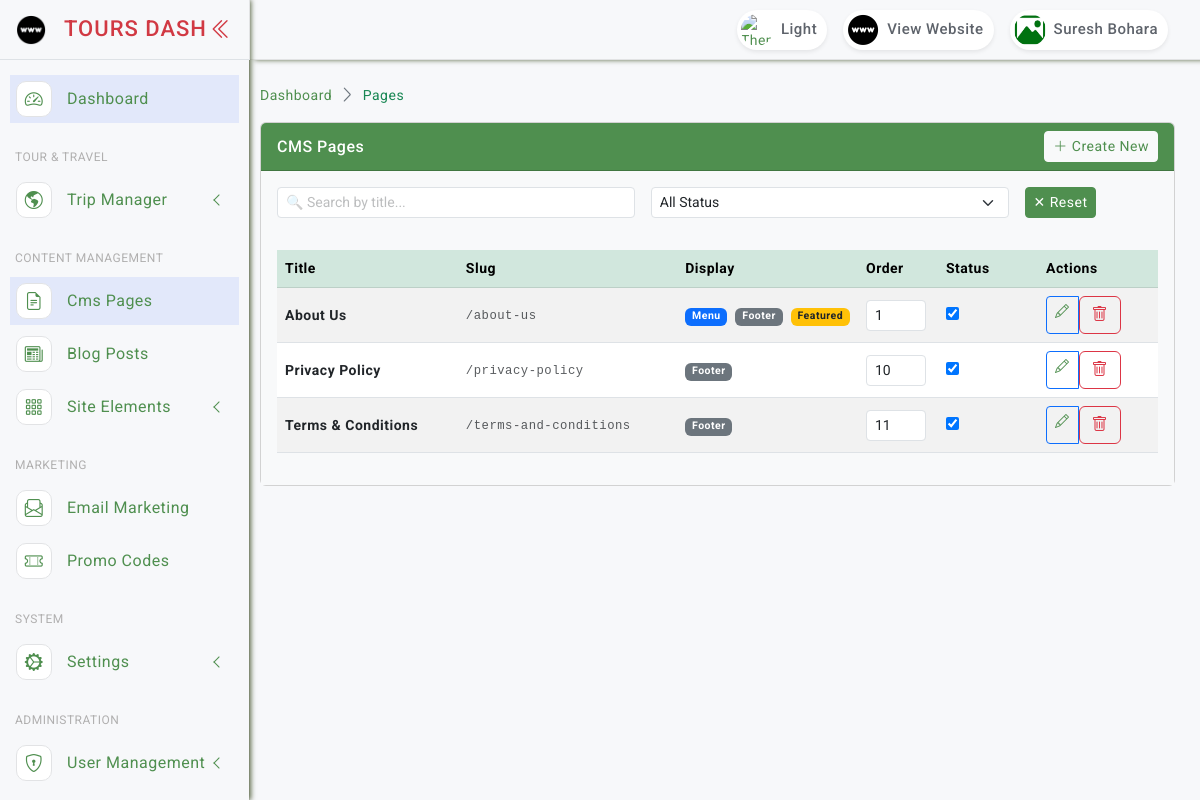
Screenshot of /pages/ (signed in) with the database file from the repository.
### accounts/models.py (models this page shows, shortened)
class AdminUser(AbstractBaseUser, PermissionsMixin):
    name = models.CharField(max_length=255)
    email = models.EmailField(unique=True)
    mobile = models.CharField(max_length=20, blank=True, null=True)
    address = models.TextField(blank=True, null=True)
    gender = models.CharField(max_length=20, blank=True, null=True)
    details = models.TextField(blank=True, null=True)
    image = models.ImageField(upload_to='admin_profiles/', null=True, blank=True, default='noimage.png')
    status = models.BooleanField(default=True)
    last_login_at = models.DateTimeField(null=True, blank=True)
    created_at = models.DateTimeField(auto_now_add=True)
    updated_at = models.DateTimeField(auto_now=True)
    is_active = models.BooleanField(default=True)
    is_staff = models.BooleanField(default=False)
    objects = AdminUserManager()
    USERNAME_FIELD = 'email'
    REQUIRED_FIELDS = ['name']
    @property
    def image_url(self):
        if self.image and str(self.image) != 'noimage.png':
            return self.image.url
        return '/static/asset/images/noimage.png'

### pages/models.py (models this page shows, shortened)
class Page(models.Model):
    title = models.CharField(max_length=255)
    slug = models.SlugField(max_length=255, unique=True, blank=True)
    icon = models.CharField(max_length=100, blank=True, null=True, help_text="e.g., bi bi-info-circle")
    image = models.ImageField(upload_to='pages/', blank=True, null=True)
    short_content = models.CharField(max_length=500, blank=True, null=True, help_text="Brief excerpt/summary")
    content = models.TextField(blank=True, null=True)
    meta_title = models.CharField(max_length=255, blank=True, null=True)
    meta_description = models.TextField(blank=True, null=True)
    meta_keywords = models.CharField(max_length=500, blank=True, null=True)
    show_in_menu = models.BooleanField(default=False)
    show_in_footer = models.BooleanField(default=False)
    is_featured = models.BooleanField(default=False)
    order_level = models.PositiveIntegerField(default=0)
    status = models.BooleanField(default=True)
    created_at = models.DateTimeField(auto_now_add=True)
    updated_at = models.DateTimeField(auto_now=True)
    objects = PageManager()
    class Meta:
        ordering = ['order_level', '-created_at']
        indexes = [
            models.Index(fields=['status', 'order_level', 'created_at']),
            models.Index(fields=['show_in_menu']),
            models.Index(fields=['show_in_footer']),
            models.Index(fields=['is_featured']),
        ]

### pages/views.py (the view)
# urls.py: path('', views.page_list, name='page_list'),
@login_required
def page_list(request):
    items = Page.objects.all()
    search = request.GET.get('search')
    status = request.GET.get('status')
    if search:
        items = items.filter(title__icontains=search)
    if status in ['0', '1']:
        items = items.filter(status=bool(int(status)))
    return render(request, 'admin/pages/index.html', {'items': items, 'filters': request.GET})

### core/context_processors.py (called while the page is built)
def global_settings(request):
    setting = SiteSetting.get_instance()
    footer_categories = Category.objects.filter(
        parent__isnull=True,
        status=True
    ).prefetch_related('children').order_by('order_level')[:4]
    footer_pages = Page.objects.filter(status=True).order_by('order_level')[:4]
    footer_experts = Team.objects.filter(status=True).order_by('order_level')[:4]
    trekking_regions = Category.objects.filter(parent__slug='trekking', status=True).order_by('order_level')[:4]
    return {
        'setting': setting,
        'global_categories': footer_categories,
        'global_pages': footer_pages,
        'footer_experts': footer_experts,
        'trekking_regions': trekking_regions,
    }

### templates/admin/pages/index.html (shortened to what this page needs)
{% extends "layouts/base.html" %}
{% load static %}
{% block content %}
<div class="page-breadcrumb d-none d-sm-flex align-items-center mb-3">
    <nav aria-label="breadcrumb">
        <ol class="breadcrumb mb-0 p-0">
            <li class="breadcrumb-item"><a href="{% url 'core:dashboard' %}">Dashboard</a></li>
            <li class="breadcrumb-item active">Pages</li>
        </ol>
    </nav>
</div>
<div class="card mb-4">
    <div class="card-header bg-custom text-white d-flex align-items-center justify-content-between py-2">
        <h6 class="mb-0"> CMS Pages</h6>
        <a href="{% url 'pages:page_create' %}" class="btn btn-light btn-sm"><i class="bi bi-plus-lg"></i> Create New</a>
    </div>
    <div class="card-body bg-light p-3">
        <div class="row mb-3">{% include 'admin/pages/search.html' %}</div>
        <div class="row">{% include 'admin/pages/table.html' %}</div>
    </div>
</div>
{% endblock %}

### templates/includes/admin/header.html (shortened to what this page needs)
{% load static %}
<header class="top-header">
    <nav class="navbar navbar-expand">
        <div class="top-navbar-right ms-3 ms-auto">
            <ul class="navbar-nav align-items-center">
                <li class="nav-item">
                    <a id="darkModeButton" class="nav-link" href="javascript:void(0);" aria-label="Toggle Dark Mode">
                        <div class="user-setting d-flex align-items-center gap-1">
                            <img id="moonIcon" src="{% static 'asset/images/moon_light.png' %}" class="user-img" alt="Theme">
                            <div class="user-name d-none d-sm-block">Light</div>
                        </div>
                    </a>
                </li>
                <li class="nav-item">
                    <a class="nav-link" href="/" target="_blank">
                        <div class="user-setting d-flex align-items-center gap-1">
                            <img src="{% static 'asset/images/website.png' %}" class="user-img" alt="Website">
                            <div class="user-name d-none d-sm-block">View Website</div>
                        </div>
                    </a>
                </li>
                <li class="nav-item dropdown dropdown-large">
                    <a class="nav-link dropdown-toggle dropdown-toggle-nocaret" href="#" data-bs-toggle="dropdown" aria-expanded="false">
                        <div class="user-setting d-flex align-items-center gap-1">
                            <img src="{{ request.user.image_url }}" class="user-img" alt="User">
                            <div class="user-name d-none d-sm-block">{{ request.user.name|default:"Admin" }}</div>
                        </div>
                    </a>
                </li>
            </ul>
        </div>
    </nav>
</header>

### templates/admin/pages/table.html (shortened to what this page needs)
<div class="col-12">
    <div class="table-responsive">
        <table class="table table-hover table-striped align-middle">
            <thead class="table-success">
                <tr>
                    <th>Title</th>
                    <th>Slug</th>
                    <th width="120">Display</th>
                    <th width="80">Order</th>
                    <th width="100">Status</th>
                    <th width="120">Actions</th>
                </tr>
            </thead>
            <tbody>
                {% for item in items %}
                <tr>
                    <td><strong>{{ item.title }}</strong></td>
                    <td><code class="text-muted">/{{ item.slug }}</code></td>
                    <td>
                        {% if item.show_in_menu %}<span class="badge bg-primary me-1">Menu</span>{% endif %}
                        {% if item.show_in_footer %}<span class="badge bg-secondary me-1">Footer</span>{% endif %}
                        {% if item.is_featured %}<span class="badge bg-warning text-dark">Featured</span>{% endif %}
                    </td>
                    <td>
                        <input type="number" name="order_level" value="{{ item.order_level }}" data-id="{{ item.id }}" data-original="{{ item.order_level }}" class="form-control form-control-sm order-level-input" style="width: 60px;">
                    </td>
                    <td>
                        <form class="status-form" data-id="{{ item.id }}">
                            <input type="checkbox" {% if item.status %}checked{% endif %} data-toggle="toggle" data-onstyle="success" data-offstyle="danger" data-size="sm">
                        </form>
                    </td>
                    <td>
                        <div class="btn-group btn-group-sm">
                            <a href="{% url 'pages:page_update' item.id %}" class="btn btn-outline-primary"><i class="bi bi-pencil"></i></a>
                            <form action="{% url 'pages:page_delete' item.id %}" method="POST" id="deleteForm{{ item.id }}" style="display:inline;">
                                <button type="button" class="btn btn-outline-danger" onclick="confirmDelete(event, 'deleteForm{{ item.id }}')"><i class="bi bi-trash"></i></button>
                            </form>
                        </div>
                    </td>
                </tr>
                {% empty %}
                <tr><td colspan="6" class="text-center py-4 text-muted">No pages found</td></tr>
                {% endfor %}
            </tbody>
        </table>
    </div>
</div>

### static/asset/css/style.css (style rules this page uses)
body { font-size: 14px; color: #4c5258; letter-spacing: .5px; font-family: Roboto, sans-serif; background-color: #f7f8fa; overflow-x: hidden; }
a { text-decoration: none; }
::placeholder { opacity: 0.4 !important; }
.top-header .navbar { box-shadow: 5px 0 5px rgb(93 105 72); position: fixed; top: 0; left: 250px; right: 0; background-color: #f7f8fa; border-bottom: 1px solid #e2e3e4; background-clip: padding-box; height: 60px; z-index: 10; padding: 0 1.5rem; transition: all .2s; }
.top-header .navbar .user-setting { height: 40px; border-radius: 30px; background-color: #fff; box-shadow: 0 0.125rem 0.25rem rgb(0 0 0 / 8%); }
.dropdown-toggle-nocaret:after { display: none }
.top-header .navbar .dropdown-large { position: relative }
.top-header .navbar .user-img { width: 40px; height: 40px; padding: 4px; border-radius: 50%; }
.top-header .navbar .user-name { font-size: 15px; color: #5e636b; font-weight: 500; padding-right: 10px; }
.table-responsive { white-space: nowrap; }
.page-breadcrumb .breadcrumb-item+.breadcrumb-item::before { display: inline-block; padding-right: .5rem; color: #6c757d; font-family: LineIcons; content: "\ea5c"; }
.page-breadcrumb .breadcrumb li.breadcrumb-item { font-size: 15spx; }
.breadcrumb-item.active { color: #198754!important; }
.bg-custom { background-color: #4f8f4f; }

### static/asset/css/custom.css (style rules this page uses)
a { color: #4f8f4f!important; }
.card-header { border-radius: none!important; }

### static/asset/css/dark-theme.css (style rules this page uses)
html.dark-theme .menu-title,a { color: #ffffff; }

### rows the page displays
AdminUser: user.image_url (placeholder picture), user.name "Suresh Bohara"
Page: title "About Us", slug "about-us", show_in_menu "Menu", show_in_footer "Footer", is_featured "Featured", order_level "1", status "☑"
Page: title "Privacy Policy", slug "privacy-policy", show_in_footer "Footer", order_level "10", status "☑"
Page: title "Terms & Conditions", slug "terms-and-conditions", show_in_footer "Footer", order_level "11", status "☑"
